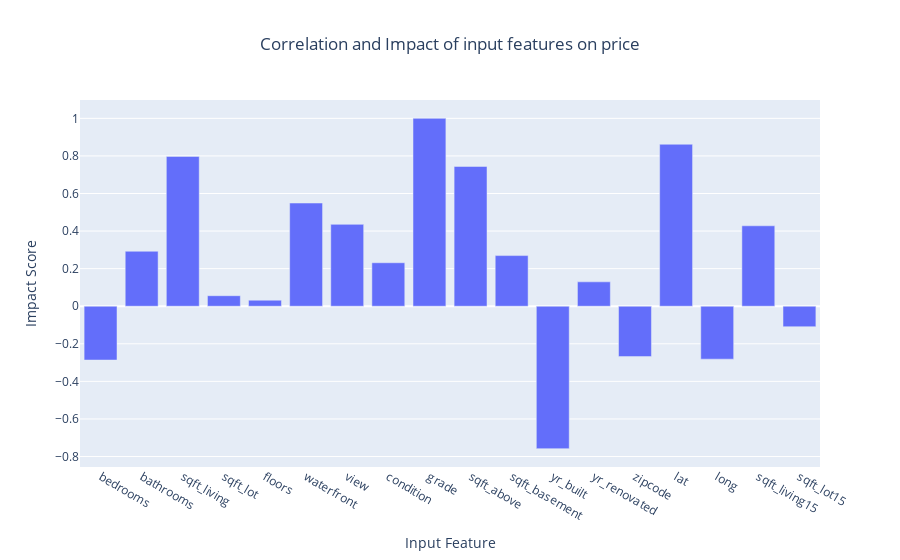

Notebook code cell kept with this figure:
### Code cell
fig = go.Figure(go.Bar(x=input_features, y = list(features_impact_dict.values())))
fig.update_layout({'title': {'text': f'Correlation and Impact of input features on {target_feature}', 'x': 0.5}, 
                  'xaxis': {'title': 'Input Feature'}, 'yaxis': {'title': 'Impact Score', 'dtick': 0.2}})

### Figure 1 — Plotly figure (JSON) as saved in the notebook; plotly's stock layout.template omitted (floating-point values rounded to 4 significant figures)
{"data": [{"type": "bar", "x": ["bedrooms", "bathrooms", "sqft_living", "sqft_lot", "floors", "waterfront", "view", "condition", "grade", "sqft_above", "sqft_basement", "yr_built", "yr_renovated", "zipcode", "lat", "long", "sqft_living15", "sqft_lot15"], "y": [-0.2866, 0.2926, 0.7976, 0.05597, 0.03215, 0.5493, 0.4358, 0.2314, 1, 0.744, 0.2695, -0.7581, 0.1298, -0.2682, 0.8622, -0.2817, 0.4281, -0.109]}], "layout": {"title": {"text": "Correlation and Impact of input features on price", "x": 0.5}, "xaxis": {"title": {"text": "Input Feature"}}, "yaxis": {"dtick": 0.2, "title": {"text": "Impact Score"}}}}
